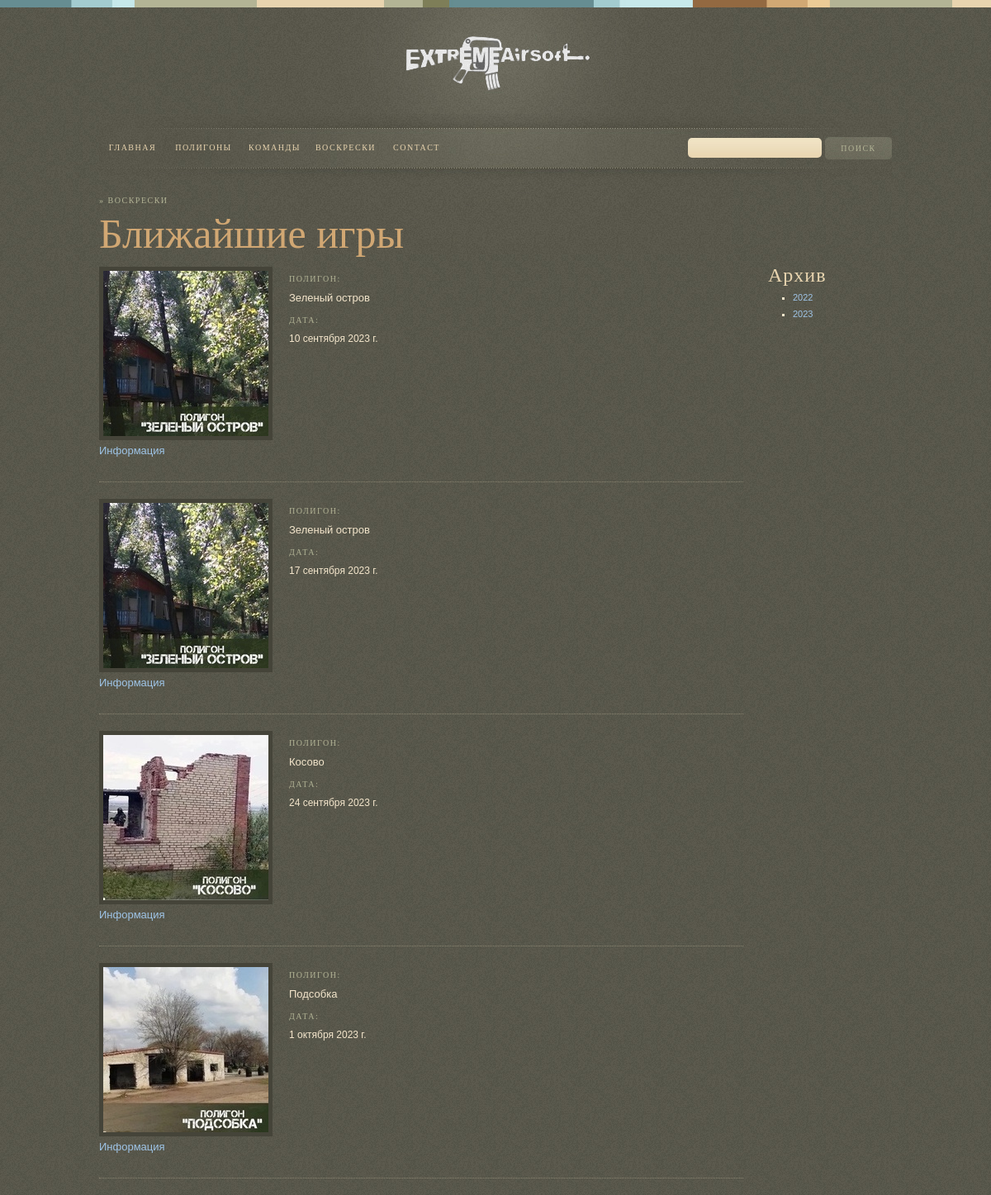
The app's page /sunday_games/ with its own data.
### sunday_games/models.py (models this page shows, shortened)
class Game(models.Model):
    date = models.DateField(verbose_name='date')
    polygon = models.ForeignKey(Polygons, on_delete=models.CASCADE, null=True, related_name='games_polygon')
    organizer = models.CharField(max_length=50, default='STRIKE61')
    start = models.TimeField(default='10:00')
    scenario = models.CharField(max_length=500)
    contribution = models.IntegerField(default=200)
    foto_games = models.ImageField(upload_to='sunday_games', blank=True)
    is_future = models.BooleanField(default=True)
    slug = models.SlugField(default='', null=False)
    def get_url(self):
        return reverse('detail_game', args=[self.slug])

### polygons/models.py (models this page shows, shortened)
class Polygons(models.Model):
    name = models.CharField(verbose_name='URL', max_length=50)
    address = models.CharField(max_length=100)
    coordinates = models.CharField(max_length=50, default='Null')
    descriptions = models.CharField(max_length=1000)
    image = models.ImageField(upload_to='polygons/')
    image_full = models.ImageField(upload_to='polygons/full', default='')
    url_yandex = models.CharField(default='', max_length=500)
    slug = models.SlugField(default='', null=False)

### sunday_games/views.py (the view)
# urls.py: path('', GameListView.as_view(), name='sunday_games'),
class GameListView(ListView):
    model = Game
    template_name = 'sunday_games/future_games.html'

### sunday_games/templates/sunday_games/future_games.html
{% extends 'base.html' %}
{% load static %}
{% block content %}
<link href= "{% static 'css/style.css' %}" media="all" rel="stylesheet" type="text/css" />
<div id="primary">
    <h3>&#187; Воскрески</h3>
    <h1 class="page-title">Ближайшие игры</h1>
    <div class="column-1_1">
        {% for game in object_list %}
        <div class="item">
            <img src=" {{ game.polygon.image.url }} " class="img-left" alt="spruce meadows" />
            <h3>Полигон:</h3>
            <p class="text-4"> {{ game.polygon.name }} </p>
            <h3>Дата:</h3>
            <p class="submitted-2"> {{ game.date }} <br />
            <a class="text-5" href="{{ game.get_url }}">Информация</a>
        </div>
        {% endfor %}
    </div>
    <div class="column-2_2">
                <h2>Архив</h2>
                <ul>
                    <li><a class="text" href="#">2022</a></li>
                    <li><a class="text" href="#">2023</a></li>
                </ul>
            </div>
 </div>
{% endblock %}

### static/css/front.css (style rules this page uses)
body { background: url(images/body.jpg) repeat; }
#primary h3 { color: #b3b496; font-family: Georgia, Palatino, serif; font-size: 10px; text-transform: uppercase; letter-spacing: 1.5px; margin: 10px 0; font-weight: normal; }
#primary p { color: #f4e6cc; font-size: 11px; font-family: arial, verdana, sans-serif; line-height: 15px; }

### static/css/style.css (style rules this page uses)
#primary h3 { color: #b3b496; font-family: Georgia, Palatino, serif; font-size: 10px; text-transform: uppercase; letter-spacing: 1.5px; margin: 10px 0; font-weight: normal; }
#primary h1.page-title { font-weight: normal; color: #d1a773; font-family: Georgia, Palatino, serif; font-size: 50px; }
#primary h2 { color:#E8D4AF; font-family:Georgia,Palatino,serif; font-size:24px; font-weight:normal; letter-spacing:1px; line-height:20px; margin:0 0 10px; }
#primary p, #primary li { color: #f4e6cc; font-size: 11px; font-family: arial, verdana, sans-serif; line-height: 15px; margin-bottom: 15px; }
#primary ul li { margin-left: 30px; list-style: square; margin-bottom: 5px; }
#primary img { border: 5px solid #454439; }
#primary img.img-left { margin: 0 20px 5px 0; float: left; }
#primary .column-1_1 { width: 500px; float: left; margin-top: 15px; }
#primary .column-2_2 { width: 150px; float: right; margin-top: 15px; }
#primary .item { border-bottom:1px dotted #8A8571; float:left; margin-bottom:20px; padding-bottom:15px; }
#primary ul, #primary ol { margin-bottom: 20px; }
#primary .submitted-2 { font-style: arial; font-size: 12px; }
#primary .text { text-decoration: none; color: #9fc5e8; text:active; text:hover; }
#primary .text-4 { font-size: 13px; }
#primary .text-5 { text-decoration: none; color: #9fc5e8; text:active; text:hover; font-size: 13px; margin-right: 700px; }

### records on screen
Game: polygon.image (picture), polygon.name "Зеленый остров", date "10 сентября 2023 г."
Game: polygon.image (picture), polygon.name "Зеленый остров", date "17 сентября 2023 г."
Game: polygon.image (picture), polygon.name "Косово", date "24 сентября 2023 г."
Game: polygon.image (picture), polygon.name "Подсобка", date "1 октября 2023 г."
